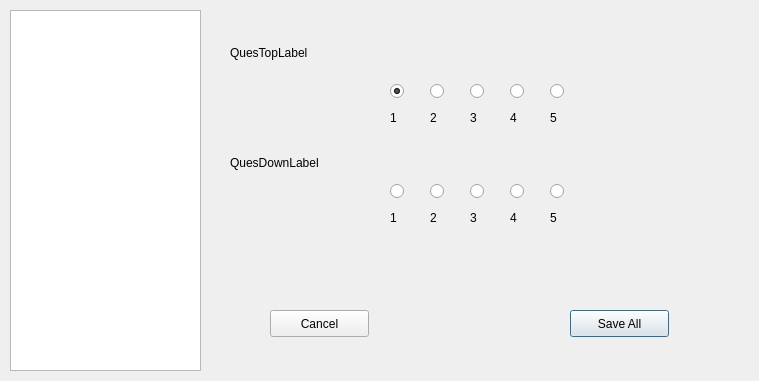
<?xml version="1.0" encoding="UTF-8"?>
<ui version="4.0">
 <class>editQualificationsView</class>
 <widget class="QDialog" name="editQualificationsView">
  <property name="geometry">
   <rect>
    <x>0</x>
    <y>0</y>
    <width>759</width>
    <height>381</height>
   </rect>
  </property>
  <property name="windowTitle">
   <string>Qualification View</string>
  </property>
  <widget class="QListWidget" name="listWidget">
   <property name="geometry">
    <rect>
     <x>10</x>
     <y>10</y>
     <width>191</width>
     <height>361</height>
    </rect>
   </property>
   <property name="cursor" stdset="0">
    <cursorShape>PointingHandCursor</cursorShape>
   </property>
   <property name="currentRow">
    <number>-1</number>
   </property>
  </widget>
  <widget class="QLabel" name="QuesTopLabel">
   <property name="geometry">
    <rect>
     <x>230</x>
     <y>40</y>
     <width>511</width>
     <height>25</height>
    </rect>
   </property>
   <property name="text">
    <string>QuesTopLabel</string>
   </property>
  </widget>
  <widget class="QRadioButton" name="eB2">
   <property name="geometry">
    <rect>
     <x>430</x>
     <y>180</y>
     <width>21</width>
     <height>22</height>
    </rect>
   </property>
   <property name="text">
    <string/>
   </property>
   <attribute name="buttonGroup">
    <string notr="true">expectationButtonGroup</string>
   </attribute>
  </widget>
  <widget class="QLabel" name="label_5">
   <property name="geometry">
    <rect>
     <x>510</x>
     <y>110</y>
     <width>21</width>
     <height>16</height>
    </rect>
   </property>
   <property name="text">
    <string>4</string>
   </property>
  </widget>
  <widget class="QRadioButton" name="qB2">
   <property name="geometry">
    <rect>
     <x>430</x>
     <y>80</y>
     <width>21</width>
     <height>22</height>
    </rect>
   </property>
   <property name="text">
    <string/>
   </property>
   <attribute name="buttonGroup">
    <string notr="true">qualificationButtonGroup</string>
   </attribute>
  </widget>
  <widget class="QLabel" name="QuesDownLabel">
   <property name="geometry">
    <rect>
     <x>230</x>
     <y>150</y>
     <width>521</width>
     <height>25</height>
    </rect>
   </property>
   <property name="text">
    <string>QuesDownLabel</string>
   </property>
  </widget>
  <widget class="QPushButton" name="NextButton">
   <property name="geometry">
    <rect>
     <x>570</x>
     <y>310</y>
     <width>99</width>
     <height>27</height>
    </rect>
   </property>
   <property name="text">
    <string>Save All</string>
   </property>
  </widget>
  <widget class="QLabel" name="label_7">
   <property name="geometry">
    <rect>
     <x>470</x>
     <y>210</y>
     <width>21</width>
     <height>16</height>
    </rect>
   </property>
   <property name="text">
    <string>3</string>
   </property>
  </widget>
  <widget class="QLabel" name="label_9">
   <property name="geometry">
    <rect>
     <x>390</x>
     <y>210</y>
     <width>16</width>
     <height>16</height>
    </rect>
   </property>
   <property name="text">
    <string>1</string>
   </property>
  </widget>
  <widget class="QRadioButton" name="qB5">
   <property name="geometry">
    <rect>
     <x>550</x>
     <y>80</y>
     <width>21</width>
     <height>22</height>
    </rect>
   </property>
   <property name="text">
    <string/>
   </property>
   <attribute name="buttonGroup">
    <string notr="true">qualificationButtonGroup</string>
   </attribute>
  </widget>
  <widget class="QLabel" name="label_6">
   <property name="geometry">
    <rect>
     <x>550</x>
     <y>210</y>
     <width>59</width>
     <height>16</height>
    </rect>
   </property>
   <property name="text">
    <string>5</string>
   </property>
  </widget>
  <widget class="QRadioButton" name="qB4">
   <property name="geometry">
    <rect>
     <x>510</x>
     <y>80</y>
     <width>21</width>
     <height>22</height>
    </rect>
   </property>
   <property name="text">
    <string/>
   </property>
   <attribute name="buttonGroup">
    <string notr="true">qualificationButtonGroup</string>
   </attribute>
  </widget>
  <widget class="QRadioButton" name="eB1">
   <property name="geometry">
    <rect>
     <x>390</x>
     <y>180</y>
     <width>21</width>
     <height>22</height>
    </rect>
   </property>
   <property name="text">
    <string/>
   </property>
   <property name="checked">
    <bool>false</bool>
   </property>
   <attribute name="buttonGroup">
    <string notr="true">expectationButtonGroup</string>
   </attribute>
  </widget>
  <widget class="QLabel" name="label_8">
   <property name="geometry">
    <rect>
     <x>430</x>
     <y>210</y>
     <width>21</width>
     <height>16</height>
    </rect>
   </property>
   <property name="text">
    <string>2</string>
   </property>
  </widget>
  <widget class="QLabel" name="label_3">
   <property name="geometry">
    <rect>
     <x>470</x>
     <y>110</y>
     <width>21</width>
     <height>16</height>
    </rect>
   </property>
   <property name="text">
    <string>3</string>
   </property>
  </widget>
  <widget class="QLabel" name="label_4">
   <property name="geometry">
    <rect>
     <x>430</x>
     <y>110</y>
     <width>21</width>
     <height>16</height>
    </rect>
   </property>
   <property name="text">
    <string>2</string>
   </property>
  </widget>
  <widget class="QLabel" name="label_10">
   <property name="geometry">
    <rect>
     <x>510</x>
     <y>210</y>
     <width>21</width>
     <height>16</height>
    </rect>
   </property>
   <property name="text">
    <string>4</string>
   </property>
  </widget>
  <widget class="QRadioButton" name="qB3">
   <property name="geometry">
    <rect>
     <x>470</x>
     <y>80</y>
     <width>21</width>
     <height>22</height>
    </rect>
   </property>
   <property name="text">
    <string/>
   </property>
   <attribute name="buttonGroup">
    <string notr="true">qualificationButtonGroup</string>
   </attribute>
  </widget>
  <widget class="QRadioButton" name="eB3">
   <property name="geometry">
    <rect>
     <x>470</x>
     <y>180</y>
     <width>21</width>
     <height>22</height>
    </rect>
   </property>
   <property name="text">
    <string/>
   </property>
   <attribute name="buttonGroup">
    <string notr="true">expectationButtonGroup</string>
   </attribute>
  </widget>
  <widget class="QRadioButton" name="eB4">
   <property name="geometry">
    <rect>
     <x>510</x>
     <y>180</y>
     <width>21</width>
     <height>22</height>
    </rect>
   </property>
   <property name="text">
    <string/>
   </property>
   <attribute name="buttonGroup">
    <string notr="true">expectationButtonGroup</string>
   </attribute>
  </widget>
  <widget class="QRadioButton" name="eB5">
   <property name="geometry">
    <rect>
     <x>550</x>
     <y>180</y>
     <width>21</width>
     <height>22</height>
    </rect>
   </property>
   <property name="text">
    <string/>
   </property>
   <attribute name="buttonGroup">
    <string notr="true">expectationButtonGroup</string>
   </attribute>
  </widget>
  <widget class="QLabel" name="label">
   <property name="geometry">
    <rect>
     <x>390</x>
     <y>110</y>
     <width>16</width>
     <height>16</height>
    </rect>
   </property>
   <property name="text">
    <string>1</string>
   </property>
  </widget>
  <widget class="QLabel" name="label_2">
   <property name="geometry">
    <rect>
     <x>550</x>
     <y>110</y>
     <width>59</width>
     <height>16</height>
    </rect>
   </property>
   <property name="text">
    <string>5</string>
   </property>
  </widget>
  <widget class="QRadioButton" name="qB1">
   <property name="geometry">
    <rect>
     <x>390</x>
     <y>80</y>
     <width>21</width>
     <height>22</height>
    </rect>
   </property>
   <property name="text">
    <string/>
   </property>
   <property name="checked">
    <bool>true</bool>
   </property>
   <attribute name="buttonGroup">
    <string notr="true">qualificationButtonGroup</string>
   </attribute>
  </widget>
  <widget class="QPushButton" name="NextButton_2">
   <property name="geometry">
    <rect>
     <x>270</x>
     <y>310</y>
     <width>99</width>
     <height>27</height>
    </rect>
   </property>
   <property name="text">
    <string>Cancel</string>
   </property>
  </widget>
 </widget>
 <resources/>
 <connections/>
 <buttongroups>
  <buttongroup name="expectationButtonGroup"/>
  <buttongroup name="qualificationButtonGroup"/>
 </buttongroups>
</ui>
